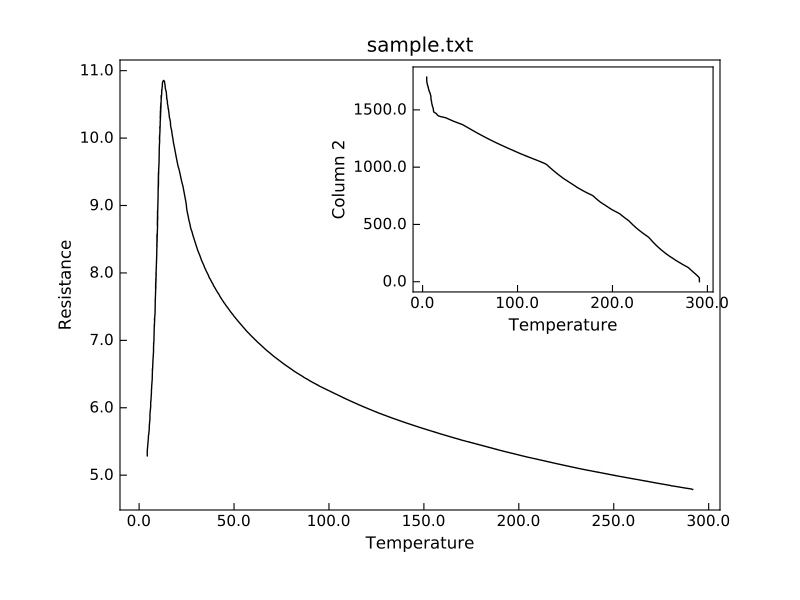

Source code (Python):
"""Add an inset to a plot."""
from Stoner import Data
p=Data("sample.txt",setas="xy")
p.plot()
p.inset(loc=1,width="50%",height="50%")
p.setas="x.y"
p.plot()
p.title="" #Turn off the inset title
